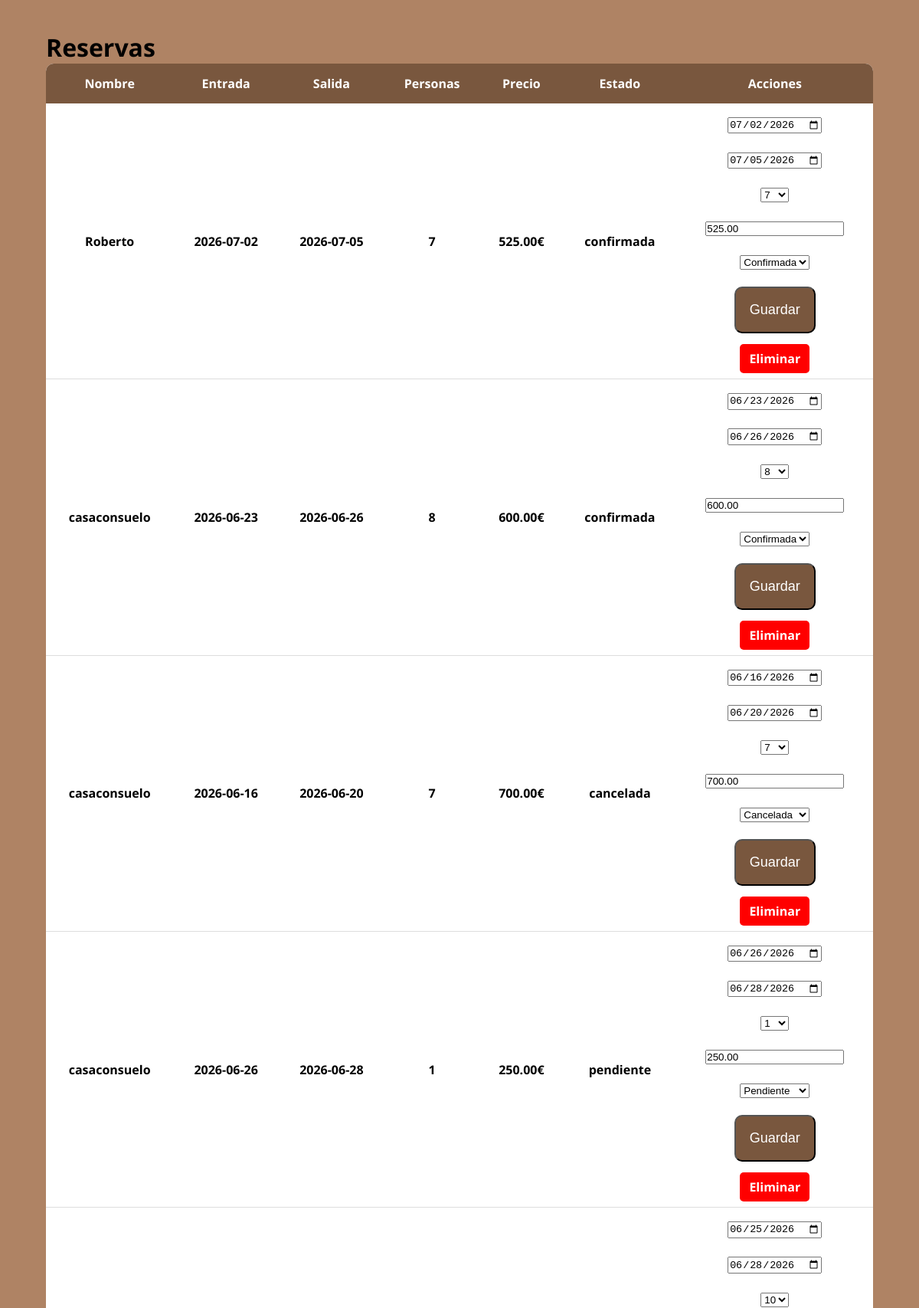
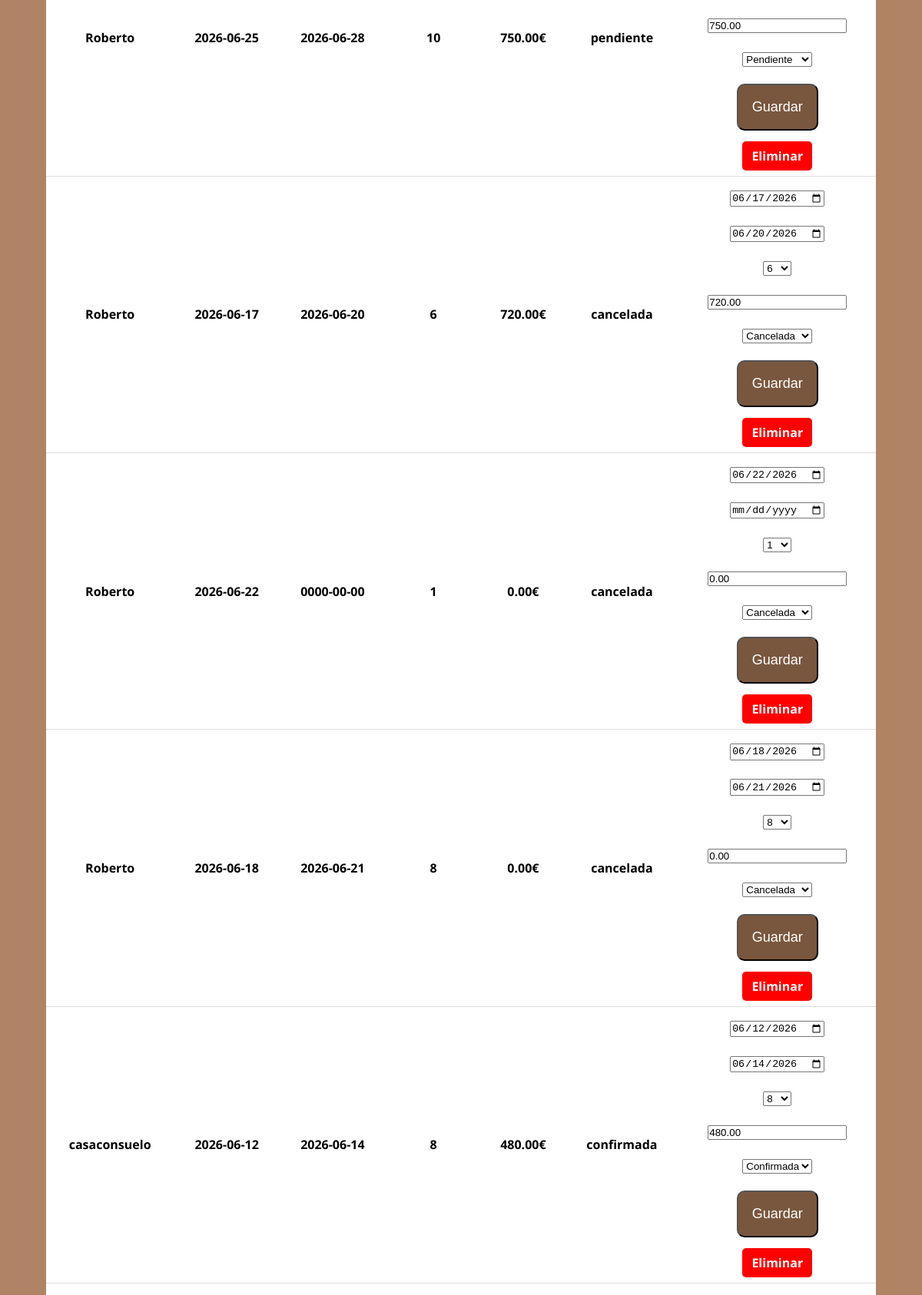
The app's page /CasaConsuelo-AntonioMontalbo/view/reservas_admin_view.php (signed in, upper part) with its own data (2 pictures, top to bottom).
### tables this page shows
CREATE TABLE `reserva` (
  `id` int(11) NOT NULL,
  `f_entrada` date NOT NULL,
  `f_salida` date NOT NULL,
  `personas` int(11) NOT NULL,
  `precio` decimal(8,2) DEFAULT NULL,
  `estado` varchar(50) NOT NULL,
  `f_reserva` date NOT NULL,
  `id_usuario` int(11) NOT NULL
);

CREATE TABLE `usuarios` (
  `id` int(11) NOT NULL,
  `nombre` varchar(50) NOT NULL,
  `email` varchar(100) NOT NULL,
  `contrasena` varchar(255) NOT NULL,
  `telefono` varchar(10) NOT NULL,
  `rol` varchar(50) NOT NULL,
  `fecha_registro` date NOT NULL
);

### CasaConsuelo-AntonioMontalbo/model/reserva_model.php (called while the page is built, shortened)
<?php
    class Reserva{
        private $conexion;
        public function __construct($conexion){
            $this->conexion = $conexion;
        }
        public function obtenerTodasReservas(){
            $sql = "SELECT reserva.*,usuarios.nombre
                    FROM reserva
                    INNER JOIN usuarios
                    ON reserva.id_usuario = usuarios.id
                    ORDER BY reserva.id DESC";
            $resultado = mysqli_query($this->conexion,$sql);
            $reservas = [];
            while($fila = mysqli_fetch_assoc($resultado)){
                $reservas[] = $fila;
            }
            return $reservas;
        }
    }
?>

### CasaConsuelo-AntonioMontalbo/view/reservas_admin_view.php (the view, shortened to what this page needs)
<?php
include("../php/conexion.php");
include("../model/reserva_model.php");
$reserva = new Reserva($conexion);
$reservas = $reserva->obtenerTodasReservas();
?>
<!DOCTYPE html>
<html lang="es">
<head>
    <link rel="stylesheet" href="../estilos.css">
    <link rel="stylesheet" href="../responsive.css"  media="screen and (max-width: 768px)">
</head>
<body>
    <div class="contenedor-admin">
    <h1>Reservas</h1>
    <table class="tabla-admin">
        <tr>
            <th>Nombre</th>
            <th>Entrada</th>
            <th>Salida</th>
            <th>Personas</th>
            <th>Precio</th>
            <th>Estado</th>
            <th>Acciones</th>
        </tr>
        <?php foreach($reservas as $fila) { ?>
        <tr>
            <td><?php echo $fila["nombre"]; ?></td>
            <td><?php echo $fila["f_entrada"]; ?></td>
            <td><?php echo $fila["f_salida"]; ?></td>
            <td><?php echo $fila["personas"]; ?></td>
            <td><?php echo $fila["precio"]; ?>€</td>
            <td><?php echo $fila["estado"]; ?></td>
            <td>
                <form action="../controller/admin_controller.php" method="POST">
                    <input type="date" name="f_entrada" value="<?php echo $fila["f_entrada"]; ?>">
                    <br><br>
                    <input type="date" name="f_salida" value="<?php echo $fila["f_salida"]; ?>">
                    <br><br>
                    <select name="personas">
                    <?php for($i=1;$i<=11;$i++){ ?>
                    <option value="<?php echo $i; ?>"
                    <?php
                        if($fila["personas"] == $i){
                            echo "selected";
                        }
                    ?>
                    >
                    <?php echo $i; ?>
                    </option>
                    <?php } ?>
                    </select>
                    <br><br>
                    <input type="number" name="precio" value="<?php echo $fila["precio"]; ?>">
                    <br><br>
                    <select name="estado">
                    <option value="pendiente"
                    <?php if($fila["estado"]=="pendiente"){
                        echo "selected";
                    }
                    ?>
                    >Pendiente</option>
                    <option value="confirmada"
                    <?php if($fila["estado"]=="confirmada"){
                        echo "selected";
                    }
                    ?>
                    >Confirmada</option>
                    <option value="cancelada"
                    <?php if($fila["estado"]=="cancelada"){
                        echo "selected";
                    }
                    ?>
                    >Cancelada</option>
                    </select>
                    <br><br>
                    <button type="submit" class="boton-panel">Guardar</button>
                </form>
            <br>
            <a href="../controller/admin_controller.php?eliminar_reserva=<?php echo $fila["id"]; ?>" class="boton-eliminar">Eliminar</a>
            </td>
        </tr>
        <?php } ?>
    </table>
    </div>
</body>
</html>

### CasaConsuelo-AntonioMontalbo/estilos.css (style rules this page uses)
* { margin: 0; padding: 0; box-sizing: border-box; }
body { font-family: "Open Sans", sans-serif; background-color: #af8364; display: grid; grid-template-areas: "header" "main" "footer"; }
.boton-panel { background-color: #79573e; color: white; padding: 18px; border-radius: 10px; text-decoration: none; font-size: 18px; transition: 0.3s; }
.contenedor-admin { width: 90%; margin: 40px auto; }
.tabla-admin { width: 100%; border-collapse: collapse; background-color: white; border-radius: 10px; overflow: hidden; }
.tabla-admin th { background-color: #79573e; color: white; padding: 15px; }
.tabla-admin td { padding: 15px; text-align: center; border-bottom: 1px solid #ddd; }
.boton-eliminar { background-color: red; color: white; padding: 8px 12px; border-radius: 5px; text-decoration: none; }

### records on screen
reserva: usuarios.nombre "Roberto", f_entrada "2026-07-02", f_salida "2026-07-05", personas "7", precio "525.00", estado "confirmada", f_entrada "07/02/2026", f_salida "07/05/2026", estado "Confirmada"
reserva: usuarios.nombre "casaconsuelo", f_entrada "2026-06-23", f_salida "2026-06-26", personas "8", precio "600.00", estado "confirmada", f_entrada "06/23/2026", f_salida "06/26/2026", estado "Confirmada"
reserva: usuarios.nombre "casaconsuelo", f_entrada "2026-06-16", f_salida "2026-06-20", personas "7", precio "700.00", estado "cancelada", f_entrada "06/16/2026", f_salida "06/20/2026", estado "Cancelada"
reserva: usuarios.nombre "casaconsuelo", f_entrada "2026-06-26", f_salida "2026-06-28", personas "1", precio "250.00", estado "pendiente", f_entrada "06/26/2026", f_salida "06/28/2026", estado "Pendiente"
reserva: usuarios.nombre "Roberto", f_entrada "2026-06-25", f_salida "2026-06-28", personas "10", precio "750.00", estado "pendiente", f_entrada "06/25/2026", f_salida "06/28/2026", estado "Pendiente"
reserva: usuarios.nombre "Roberto", f_entrada "2026-06-17", f_salida "2026-06-20", personas "6", precio "720.00", estado "cancelada", f_entrada "06/17/2026", f_salida "06/20/2026", estado "Cancelada"
reserva: usuarios.nombre "Roberto", f_entrada "2026-06-22", f_salida "0000-00-00", personas "1", precio "0.00", estado "cancelada", f_entrada "06/22/2026", estado "Cancelada"
reserva: usuarios.nombre "Roberto", f_entrada "2026-06-18", f_salida "2026-06-21", personas "8", precio "0.00", estado "cancelada", f_entrada "06/18/2026", f_salida "06/21/2026", estado "Cancelada"
reserva: usuarios.nombre "casaconsuelo", f_entrada "2026-06-12", f_salida "2026-06-14", personas "8", precio "480.00", estado "confirmada", f_entrada "06/12/2026", f_salida "06/14/2026", estado "Confirmada"
